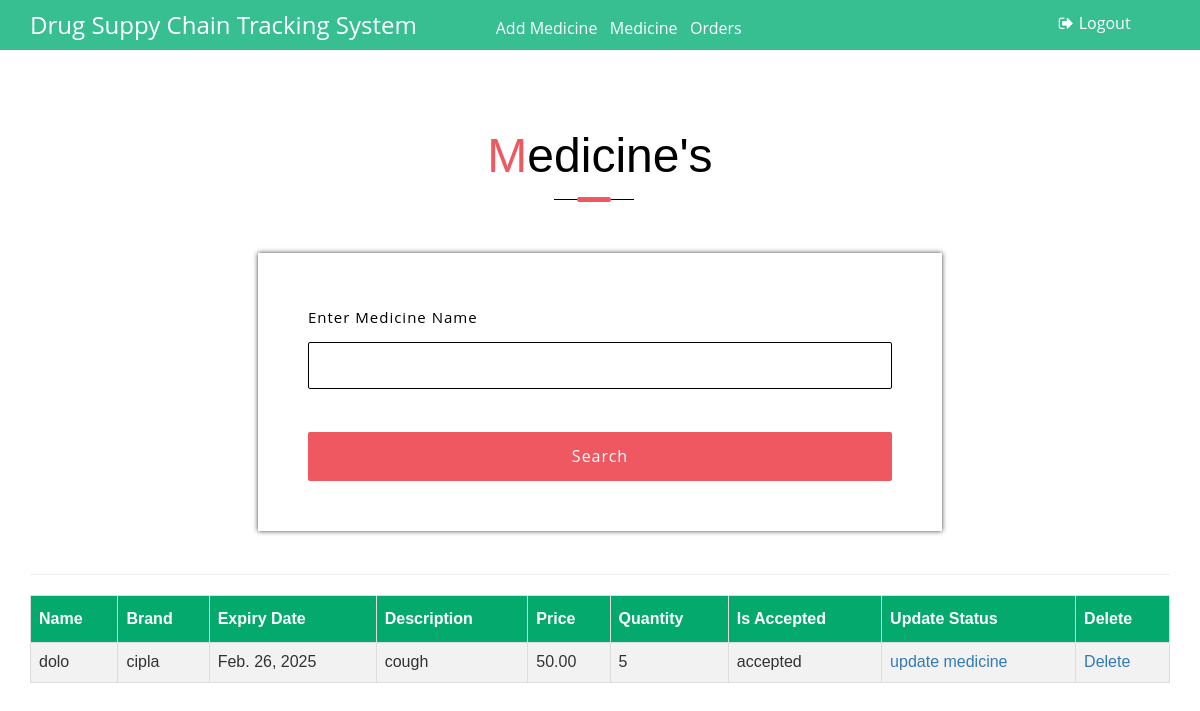
Page /view_medicines/ (signed in) on the committed database.
### supplychain/models.py (models this page shows)
class MedicineModel(models.Model):
    name = models.CharField(max_length=100)
    brand = models.CharField(max_length=100)
    expiry_date = models.DateField()
    description = models.TextField()
    price = models.DecimalField(max_digits=10, decimal_places=2)
    quantity = models.PositiveIntegerField()
    qrcode = models.ImageField(upload_to="qrcodes")
    medicine_acceptance_status = models.CharField(max_length=50)
    manufacturer = models.CharField(max_length=100)

### supplychain/views.py (the view)
# urls.py: path('view_medicines/', getMedicines, name='view_medicines'),
def getMedicines(request):
    return render(request, 'medicines.html', {"medicines": getMedicineByUserType(request.session['username'],request.session['role'])})

### supplychain/service.py (called while the page is built)
def getMedicineByUserType(username,role):
    if role == "admin":
        return MedicineModel.objects.all()
    if role == "manufacturer":
        return MedicineModel.objects.filter(manufacturer=username)

### templates/medicines.html (shortened to what this page needs)
<!DOCTYPE HTML>
<html>
<head>
	{% include "header.html" %}
</head>
<body>
	{% include "menu2.html" %}
	<div class="register-form-main">
		<div class="container">
			<div class="title-div">
				<h3 class="tittle">
					<span>M</span>edicine's
				</h3>
			</div>
            <div class="login-form">
				<form name="form" action="/search_medicine">
					<div class="">
						<p>Enter Medicine Name</p>
						<input type="text" class="name" name="keyword" required="required"/>
					</div>
					<br />
					<input type="submit" value="Search">
				</form>
			</div>
            <br />
            <hr/>
			<table id="customers">
				<tr>
					<th>Name</th>
                    <th>Brand</th>
					<th>Expiry Date</th>
					<th>Description</th>
                    <th>Price</th>
                    <th>Quantity</th>
                    <th>Is Accepted</th>
                    {% if request.session.role in "admin" or request.session.role in "manufacturer"%}
                        <th>Update Status</th>
                    {% endif %}
                    {% if request.session.role in "manufacturer" %}
                        <th>Delete</th>
                    {% endif %}
				</tr>
				{% for medicine in medicines %}
                    <tr>
                        <td>{{medicine.name}}</td>
                        <td>{{medicine.brand}}</td>
                        <td>{{medicine.expiry_date}}</td>
                        <td>{{medicine.description}}</td>
                        <td>{{medicine.price}}</td>
                        <td>{{medicine.quantity}}</td>
                        <td>{{medicine.medicine_acceptance_status}}</td>
                        {% if request.session.role in "manufacturer" %}
                            <td><a href="/update_medicine?id={{ medicine.id}}&updatetype=price">update medicine</a></td>
                        {% endif %}
                        {% if request.session.role in "manufacturer" %}
                            <td><a href="/delete_medicine?id={{ medicine.id}}">Delete</a></td>
                        {% endif %}
                    </tr>
                {% endfor %}
			</table>
		</div>
	</div>
</body>
</html>

### static/css/style.css (style rules this page uses)
html, body { margin: 0; font-size: 100%; background: #fff; font-family: 'Open Sans', sans-serif; }
body a { text-decoration: none; transition: 0.5s all; -webkit-transition: 0.5s all; -moz-transition: 0.5s all; -o-transition: 0.5s all; -ms-transition: 0.5s all; }
input[type="button"], input[type="submit"] { transition: 0.5s all; -webkit-transition: 0.5s all; -moz-transition: 0.5s all; -o-transition: 0.5s all; -ms-transition: 0.5s all; }
h1, h2, h3, h4, h5, h6 { margin: 0; font-family: 'Raleway', sans-serif; }
p { margin: 0; letter-spacing: 1px; font-size: 15px; line-height: 1.9; color: #999; font-family: 'Open Sans', sans-serif; }
h3.tittle { color: #000; font-size: 3em; text-align: center; margin-bottom: 16px; }
h3.tittle span { color: #ef5861; }
.title-div { margin-bottom: 70px; }
.services, .news, .testimonials, .middle-sec-agile, .aitsresumethree, .about-sec, .team, .blog-cource, .register-form-main, .gallery, .w3_wthree_agileits_icons, .typo { padding: 5em 0; }
.login-form input[type="text"], .login-form input[type="password"], .login-form input[type="email"] { outline: none; font-size: 15px; color: #000; padding: 12px; margin-bottom: 20px; width: 100%; border: 1px solid #000; -webkit-appearance: none; display: block; background: transparent; -webkit-border-radius: 2px; -moz-border-radius: 2px; -o-border-radius: 2px; -ms-border-radius: 2px; border-radius: 2px; }
.login-form p { font-size: 15px; color: #000; margin-bottom: 10px; letter-spacing: 1px; }
.login-form { width: 60%; margin: 0 auto; -webkit-box-shadow: 0px 0px 5px 0px rgba(0, 0, 0, 0.75); -moz-box-shadow: 0px 0px 5px 0px rgba(0, 0, 0, 0.75); box-shadow: 0px 0px 5px 0px rgba(0, 0, 0, 0.75); padding: 50px; }
.login-form input[type="submit"] { font-size: 16px; color: #fff; background: #ef5861; border: none; outline: none; cursor: pointer; padding: 13px 0; -webkit-appearance: none; width: 100%; letter-spacing: 1px; -webkit-border-radius: 2px; -moz-border-radius: 2px; -ms-border-radius: 2px; -o-border-radius: 2px; border-radius: 2px; }

### templates/header.html (style rules this page uses)
#customers { font-family: Arial, Helvetica, sans-serif; border-collapse: collapse; width: 100%; }
#customers td, #customers th { border: 1px solid #ddd; padding: 8px; }
#customers tr:nth-child(even) { background-color: #f2f2f2; }
#customers th { padding-top: 12px; padding-bottom: 12px; text-align: left; background-color: #04AA6D; color: white; }

### rows in the picture
MedicineModel: name "dolo", brand "cipla", expiry_date "Feb. 26, 2025", description "cough", price "50.00", quantity "5", medicine_acceptance_status "accepted"
